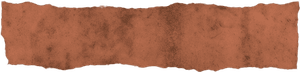
#> input picture minigame/subpackages/ui-parchment/chip_boost@2x.png, 300 x 72 px, given in place of scene_clean.png, which was not available
$ python make_specs.py
#> lines starting #> are read from the running program, lines starting #| are printed output that depends on the picture; pictures that were not available may be replaced by others from this repository, and a replacement may not be noted
### ui-parchment-D/src/common.py
"""D_fix_v2 shared helpers. Portrait 375x812pt; Landscape 812x375pt. Render @2x."""
import numpy as np, os, math, json
from PIL import Image, ImageDraw, ImageFont, ImageFilter

D = '/workspace/ui-minimal/D_fix_v2/'
TX = D + 'textures/'
K = 2
# portrait
PW, PH = 375, 812
# landscape
LW, LH = 812, 375
INK = (58, 42, 24); INK_SOFT = (92, 74, 50); CREAM = (243, 230, 200)
MADDER = (139, 46, 46); LEA_TXT = (246, 232, 204)
SANS = '/usr/share/fonts/opentype/noto/NotoSansCJK-Regular.ttc'
SANSB = '/usr/share/fonts/opentype/noto/NotoSansCJK-Bold.ttc'
SERIF = '/usr/share/fonts/opentype/noto/NotoSerifCJK-Bold.ttc'
SERIFR = '/usr/share/fonts/opentype/noto/NotoSerifCJK-Regular.ttc'

def F(p, pt):
    return ImageFont.truetype(p, int(round(pt * K)), index=2)

# Capsule (iPhone X class). Portrait: right 7, top 48, 87x32
CAP_P = (281, 48, 368, 80)
# Landscape: capsule still top-right; approx right 7, top 18 (status thinner), 87x32
CAP_L = (812 - 7 - 87, 18, 812 - 7, 50)
STATUS_P, HOME_P = 44, 34
STATUS_L, HOME_L = 0, 21  # landscape often no big status bar; home indicator on the side/bottom

BASE_P = Image.open('/workspace/ui-minimal/src/scene_clean.png').convert('RGB')
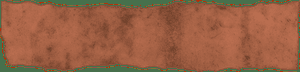
#> BASE_P: PIL image 300x72 RGB; mean R, G, B 151.8, 96.2, 67.6

def scene_portrait():
    return BASE_P.resize((PW * K, PH * K), Image.LANCZOS).convert('RGBA')
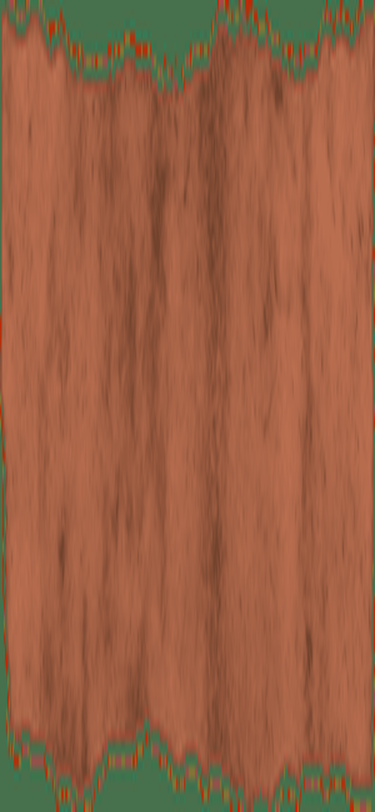
#> returned value: PIL image 750x1624 RGBA (shown at 1/2 size); mean R, G, B, A 151.8, 96.2, 67.6, 255

# [14 lines left out: function scene_landscape, not called in this run]

MAN = {}
def load_man():
    global MAN
    p = D + 'manifest.json'
    if os.path.exists(p):
        MAN = {t['file'].replace('@2x.png', '').replace('@2x.jpg', ''): t
               for t in json.load(open(p))['textures']}

# [6 lines left out: function tex, not called in this run]

def tpt(n, w, h):
    return tex(n).resize((int(round(w * K)), int(round(h * K))), Image.LANCZOS)

def nine(n, w, h, dst=None):
    if not MAN: load_man()
    m = MAN[n]; im = tex(n)
    L, T_, R_, B_ = m['nine_slice_insets']
    Lp, Tp, Rp, Bp = dst or m['nine_slice_insets_pt']
    sw, sh = im.size; dw, dh = int(round(w * K)), int(round(h * K))
    dL, dT, dR, dB = [int(round(v * K)) for v in (Lp, Tp, Rp, Bp)]
    if dL + dR > dw:
        f = dw / (dL + dR + 2); dL = int(dL * f); dR = int(dR * f)
    if dT + dB > dh:
        f = dh / (dT + dB + 2); dT = int(dT * f); dB = int(dB * f)
    out = Image.new('RGBA', (dw, dh))
    xs = [0, L, sw - R_, sw]; ys = [0, T_, sh - B_, sh]
    X = [0, dL, dw - dR, dw]; Y = [0, dT, dh - dB, dh]
    for r in range(3):
        for c in range(3):
            if X[c+1] - X[c] > 0 and Y[r+1] - Y[r] > 0 and xs[c+1] - xs[c] > 0 and ys[r+1] - ys[r] > 0:
                out.paste(im.crop((xs[c], ys[r], xs[c+1], ys[r+1])).resize(
                    (X[c+1] - X[c], Y[r+1] - Y[r]), Image.LANCZOS), (X[c], Y[r]))
    return out

# [28 lines left out: functions put, text, badge, dot, not called in this run]

def dim(c, a):
#> called with a = 0.3
    c.alpha_composite(Image.new('RGBA', c.size, (30, 20, 10, int(255 * a))))
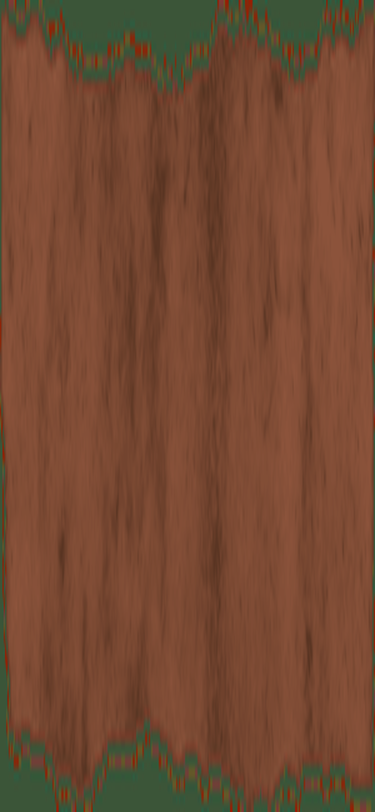
#> c: PIL image 750x1624 RGBA (shown at 1/2 size); mean R, G, B, A 115.5, 73.5, 50.5, 255

# [35 lines left out: functions chev, chrome_p, chrome_l, not called in this run]

# ---- paper + tear compositing (NO 9-slice on paper body) ----
TEAR_H = 32  # pt
DRAWER_P = 400  # portrait drawer bottom y (incl tear)
DRAWER_L_TOP = 8
DRAWER_L_BOTTOM = LH - 8  # nearly full height in landscape

def paper_fill(w_pt, h_pt, mode='cover'):
    """Return RGBA paper body (no tear) sized w_pt x h_pt at @K."""
#> called with w_pt = 407, h_pt = 378, mode = 'cover'
    tile = Image.open(TX + 'paper_tile@2x.jpg').convert('RGB')
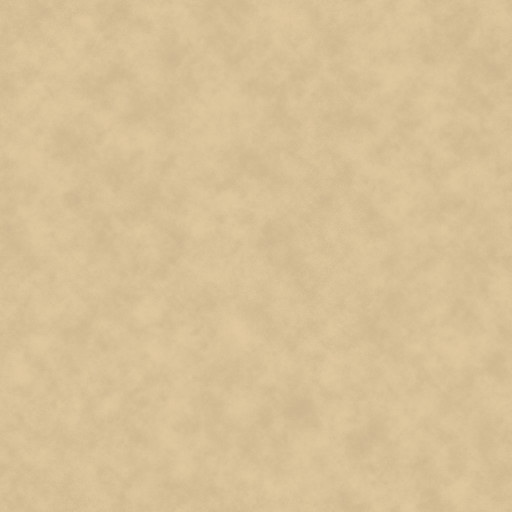
#> input picture minigame/subpackages/ui-parchment/paper_tile@2x.jpg, 512 x 512 px, found by its file name
#> tile is the input picture: PIL image 512x512 RGB; mean R, G, B 215.4, 192.4, 151.4
    dw, dh = int(round(w_pt * K)), int(round(h_pt * K))
    tw, th = tile.size
#> tw = 512; th = 512
    if mode == 'tile':
        reps = (dh // th + 2, dw // tw + 2, 1)
        arr = np.tile(np.asarray(tile), reps)[:dh, :dw]
        return Image.fromarray(arr).convert('RGBA')
    # cover
    s = max(dw / tw, dh / th)
#> s = 1.59
    big = tile.resize((int(tw * s) + 2, int(th * s) + 2), Image.LANCZOS)
    x0 = (big.size[0] - dw) // 2; y0 = (big.size[1] - dh) // 2
#> after `x0 = (big.size[0] - dw) // 2`: x0 = 1
#> after `y0 = (big.size[1] - dh) // 2`: y0 = 30
    return big.crop((x0, y0, x0 + dw, y0 + dh)).convert('RGBA')
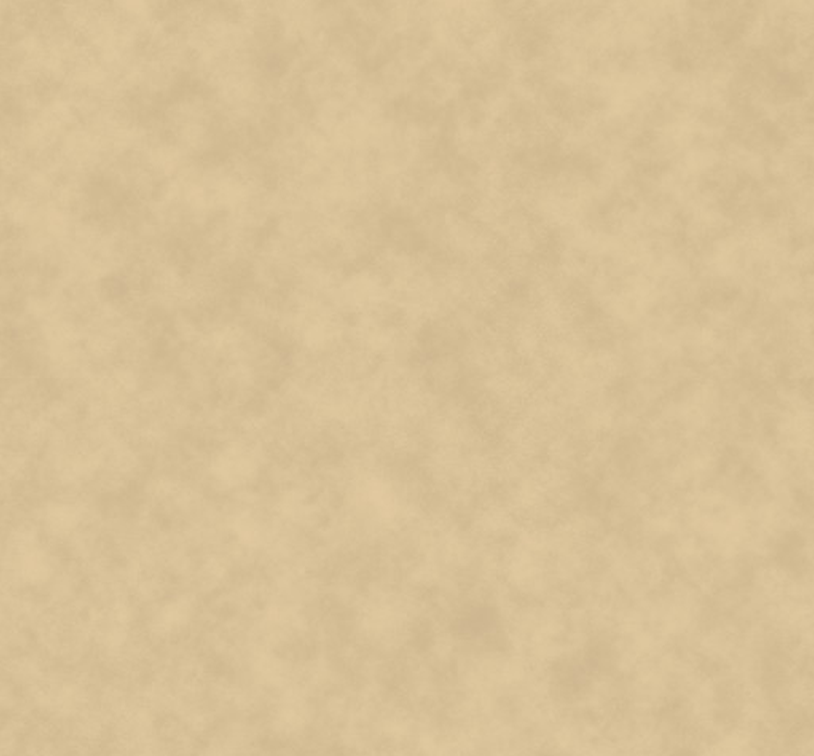
#> returned value: PIL image 814x756 RGBA; mean R, G, B, A 215.5, 192.4, 151.4, 255

def tear_strip(w_pt):
    """9-slice L/R tear to width w_pt, height TEAR_H."""
    # tear_edge logical = 812 x 32, insets_pt [48,0,48,0]
    return nine('tear_edge', w_pt, TEAR_H, dst=[48, 0, 48, 0])

def drawer_paper(c, screen_w, body_h, x=-16, y=-8, mode='cover', clip_h=None):
    """Composite paper body + tear at bottom. body_h = paper body height (excl tear visual hang).
    Total visual bottom ≈ y + body_h + TEAR_H*0.55 (tear overlaps).
    """
    # paper body covers up to body_h; tear overlaps top ~10pt into body
    overlap = 10
    paper = paper_fill(screen_w - 2 * x, body_h, mode=mode)
    tear = tear_strip(screen_w - 2 * x)
    lay = Image.new('RGBA', c.size, (0, 0, 0, 0))
    # soft drop shadow
    sh_a = paper.split()[3].filter(ImageFilter.GaussianBlur(5 * K))
    sh = Image.new('RGBA', paper.size, (25, 15, 5, 0))
    sh.putalpha(sh_a.point(lambda v: int(v * 0.40)))
    X = int(round(x * K)); Y = int(round(y * K))
    lay.alpha_composite(sh, (X, Y + 3 * K))
    lay.alpha_composite(paper, (X, Y))
    # tear: top at y + body_h - overlap
    ty = int(round((y + body_h - overlap) * K))
    tlayer = Image.new('RGBA', lay.size, (0, 0, 0, 0))
    tlayer.paste(tear, (X, ty))
    lay = Image.alpha_composite(lay, tlayer)
    if clip_h is not None:
        m = Image.new('L', c.size, 0)
        ImageDraw.Draw(m).rectangle([0, 0, c.size[0], int(clip_h * K)], fill=255)
        lay.putalpha(Image.fromarray(np.minimum(np.asarray(lay.split()[3]), np.asarray(m))))
    c.alpha_composite(lay)

# [22 lines left out: functions roll, tag, not called in this run]

# ---- content: portrait main / style / rank ----
STATS_P = [('今日已砍', '12'), ('剩余树根', '288'), ('下一根', '00:50 · 加速中')]
ICONS_P = [('btn_icon_rank', '好友柴榜', None), ('btn_icon_ad', '看短片加速', '8'), ('btn_icon_help', '玩法', None)]

# [127 lines left out: functions drawer_content_portrait, drawer_content_landscape, rank_content_portrait, rank_content_landscape, style_content_portrait, not called in this run]

# annotation helpers
AC = (225, 0, 130); SC = (0, 160, 215)

# [74 lines left out: functions ann_box, ann_h, ann_v, safe_overlay_p, safe_overlay_l, sheet, not called in this run]

### ui-parchment-D/src/make_specs.py
"""Portrait + landscape annotated specs for D_fix_v2."""
import os, sys
sys.path.insert(0, '/workspace/ui-minimal/D_fix_v2/src')
from common import *

SPEC = D + 'spec/'
os.makedirs(SPEC, exist_ok=True)
load_man()

# ---- portrait drawer ----
def make_portrait_drawer():
    c = scene_portrait()
    dim(c, 0.30)
    # body height: DRAWER_P - TEAR visual. Paper body ~ 400 - 22 = 378, tear hangs below
    body_h = DRAWER_P - 22
    drawer_paper(c, PW, body_h, x=-16, y=-8, mode='cover')
    drawer_content_portrait(c)
    tag(c, y=DRAWER_P - 16, reddot=False, up=True)
    chrome_p(c)
    # clean product shot
    c.convert('RGB').save(SPEC + 'portrait_drawer_clean.png', optimize=True)
    # annotated
    a = c.copy()
    safe_overlay_p(a)
    ann_h(a, DRAWER_P, 0, PW, f'抽屉底 {DRAWER_P}pt（含撕口）')
    ann_h(a, TEAR_H, 8, 120, f'撕口高 {TEAR_H}pt', above=False)
    ann_box(a, (32, 164, PW - 64, 48), '皮革 CTA 48pt', 'b')
    ann_box(a, ((PW - 230) / 2, 306, 230, 36), '风格行（唯一风格入口）', 'b')
    ann_box(a, (PW / 6 - 23, 228, 46, 46), '46pt 圆钮', 'l')
    ann_v(a, 8, 94, DRAWER_P, '内容区 y≥94')
    ann_box(a, ((PW - 96) / 2, DRAWER_P - 16, 96, 32), '小签 96×32', 'b')
    sheet(SPEC + 'portrait_drawer.png',
          'D_fix_v2 · 竖屏抽屉',
          '375×812pt @2x · paper_tile cover + tear_edge · 无 drawer_vellum 九宫格',
          a,
          [
            '# 纸面合成（客户端必读）',
            '1. paper_tile：cover 或 tile 填充纸身矩形，禁止对纸心做九宫格。',
            '2. tear_edge：贴在纸身底边（上叠约 10pt），仅左右九宫格，高度固定 32pt。',
            '3. roll_paper：动画时盖在裁切边 / 撕口上沿；100% 时滚筒淡出，露出撕口。',
            '4. 裁切高度驱动展开，纸面本身不拉伸。',
            '# 布局',
            '统计三列 → 免费领取 → 三个圆钮（榜/加速/玩法）→ 风格行。',
            '已删除 btn_icon_style；风格只走「风格：… 〉」行。',
            '加速中写在统计第三列「下一根 00:50 · 加速中」。',
            '# 安全区',
            '状态栏 44 · 胶囊右7/top48/87×32 · Home 34。内容从 y≥94。',
            '字号 ≥11pt。',
          ])

# [106 lines left out: functions make_landscape_drawer, make_portrait_rank, make_landscape_rank, make_portrait_style, not called in this run]

if __name__ == '__main__':
#> (the run stopped early here; a loop or call above may not have finished)
